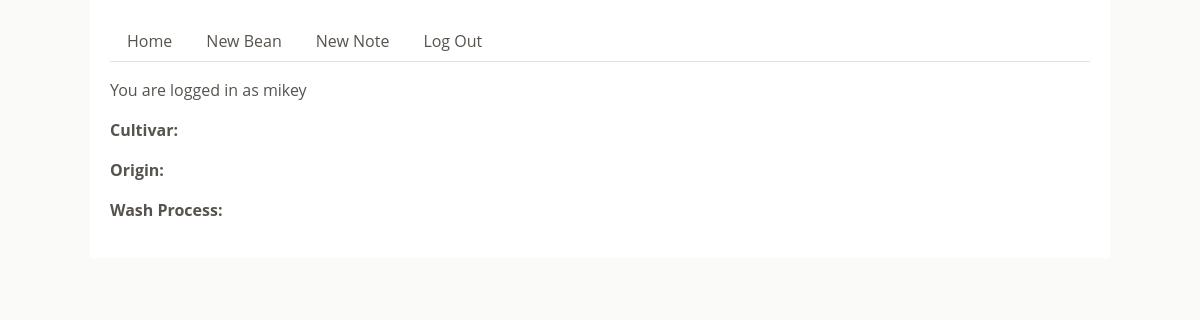
Before: /bean/1 (signed in) with the older database file.
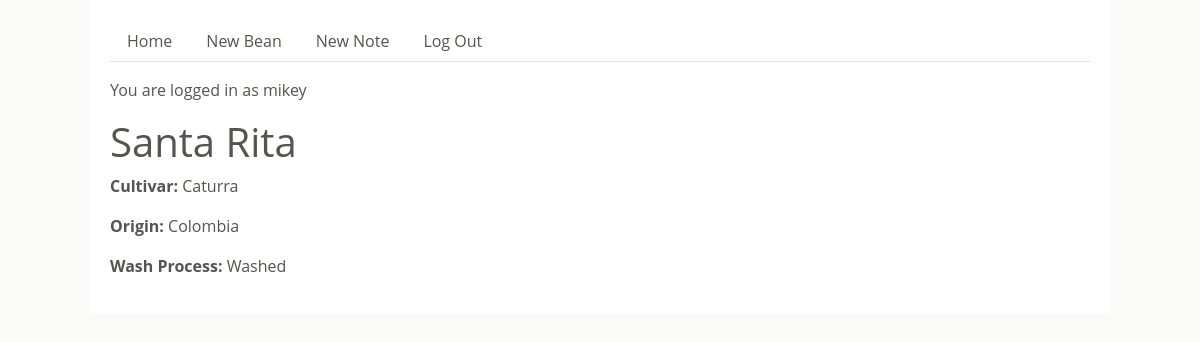
After: the same page with the newer database file.
### ch_100_app/models.py (models this page shows, shortened)
class Bean(db.Model):
    id = db.Column(db.Integer, primary_key=True)
    name = db.Column(db.String(60), nullable=False)
    cultivar = db.Column(db.String(60))
    origin = db.Column(db.String(100), nullable=False)
    wash_process = db.Column(db.Enum(WashProcess))
    roast_level = db.Column(db.Enum(RoastLevel))
    note = db.relationship("Note", back_populates="bean")

### ch_100_app/main/routes.py (the view)
@main.route("/bean/<bean_id>", methods=["GET", "POST"])
@login_required
def bean_detail(bean_id):
    bean = Bean.query.get(bean_id)
    return render_template("bean_detail.html", bean=bean)

### ch_100_app/extensions.py (called while the page is built)
@login_manager.user_loader
def load_user(user_id):
    return User.query.get(user_id)

### ch_100_app/utils.py (called while the page is built)
    def __str__(self):
        return str(self.value)

### ch_100_app/templates/bean_detail.html
{% extends 'base.html' %}
{% block content %}
<h1>{{ bean.name }}</h1>
<p><strong>Cultivar:</strong> {{ bean.cultivar }}</p>
<p><strong>Origin:</strong> {{ bean.origin }}</p>
<p><strong>Wash Process:</strong> {{ bean.wash_process }}</p>
{% endblock %}

Changed rows visible on the page:
added Bean: name "Santa Rita", cultivar "Caturra", origin "Colombia", wash_process "Washed"
